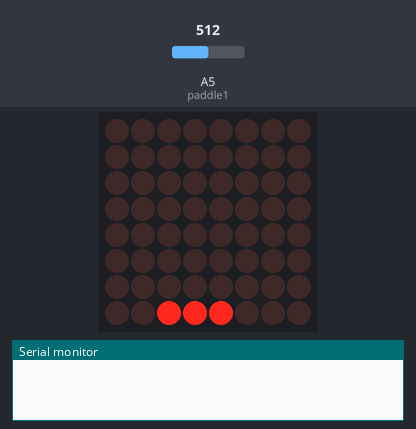
A sketch run on a simulated Arduino Mega 2560, built with avr-gcc and run on an emulated ATmega2560. On the bench: 8×8 LED matrix, the last lines printed to the serial monitor. The inputs (shaded band) are chosen by the test bench; at power-on: A5 (paddle1) = 512. Random numbers use the default seed unless the sketch sets one.

Above: at 0.1 s.
4.2 s: A5 (paddle1) set to 716
At 6.77 s:
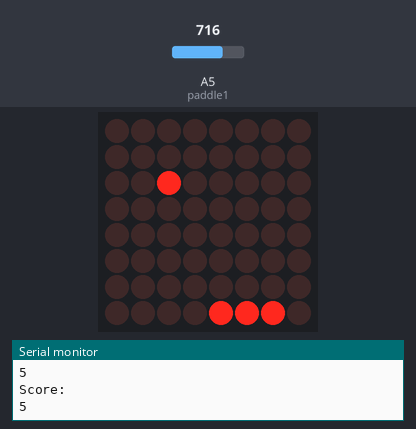
8.1 s: A5 (paddle1) set to 843
10.5 s: A5 (paddle1) set to 870
At 12.1 s:
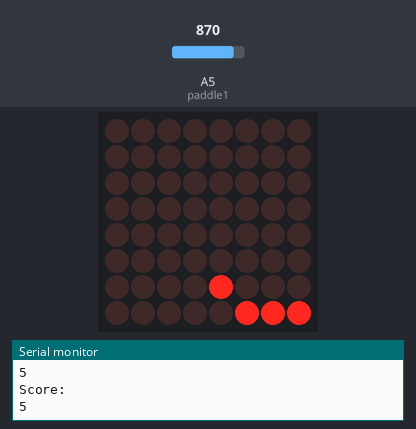
14.1 s: A5 (paddle1) set to 511
At 19.0 s:
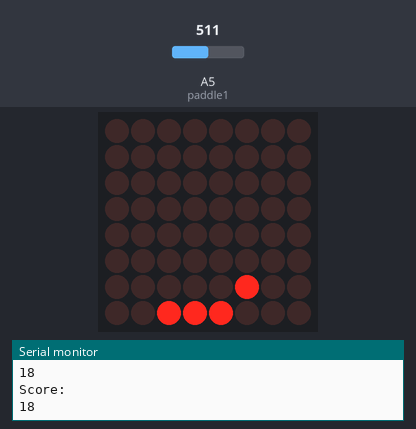
20.9 s: A5 (paddle1) set to 306
At 23.55 s:
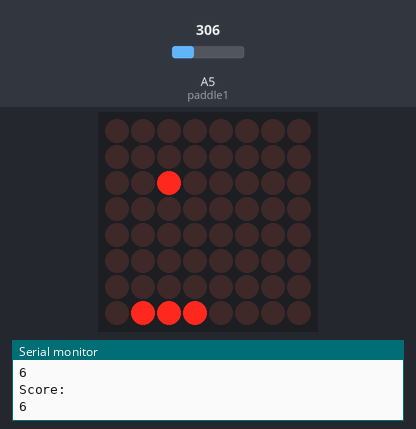
24.8 s: A5 (paddle1) set to 38
27.2 s: A5 (paddle1) set to 33
At 27.39 s:
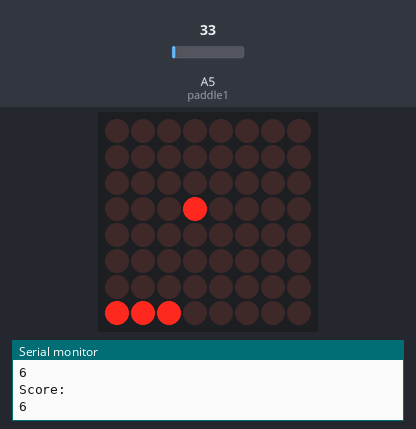

Measured:
- the behaviour switches between 859 and 860 on A5 (paddle1) (found by bisection; images 1 and 2)
- the behaviour switches between 36 and 35 on A5 (paddle1) (found by bisection; images 4 and 5)
- what the display in image 2 shows lasts 1.3 s, from 11.3 s to 12.6 s

The sketch:

PONG.ino
```cpp
#include "LedControl.h"//Include library to control  //the MAX7219 matrix.

LedControl myMatrix = LedControl(37, 35, 39, 1);//Creates a matrix //instance.
/* DIN  -> Arduino Digital 2
   CS   -> Arduino Digital 3
   CLK  -> Arduino Digital 4
   The forth digit indicates that I'm using only 1 MAX7219 module.
 */

// 1.Global variables ---
int column = 1, row = random(8)+1;     //Decides which point the ball must //start.
int directionX = 1, directionY = 1;    //Certificates that the ball go first //from right to left.
int paddle1 = 5, paddle1Val;           //Pin and potentiometer value.
int velocidade = 300;                  //Ball's initial speed.
int counter = 0, mult = 10;
char score[4];             // Variable to convert int counter in char.
// end 1. ---

//2.Initial settings ----

// Variables used for rolling score, both start on 0.
int index = 0;  // Current char to be shown.
int shift = 0; // Quantity of shifting columns.

// Array to store bit map to be shown.
int bitsMap[] = {0,0,0,0,0,0,0,0};
// Vector with power of 2 to calculate what to show.
const int twoPowers[] = {1,2,4,8,16,32,64,128};

int charachter;
#define displayspeed 7 //Score exhibition speed, less is faster.
//End 2. ----

//How numbers must appear on display.
const int zero[]={B00111100,
                  B01000010,
                  B01000010,
                  B01000010,
                  B01000010,
                  B01000010,
                  B00111100,
                  B00000000};
const int one[]={B00001000,
                 B00011000,
                 B00101000,
                 B00001000,
                 B00001000,
                 B00001000,
                 B00111110,
                 B00000000};
const int two[]={B00011000,
            B00100100,
            B00100100,
            B00001000,
            B00010000,
            B00100000,
            B00111100,
            B00000000};
const int three[]={B00111100,
              B01000010,
              B00000010,
              B00111100,
              B00000010,
              B01000010,
              B00111100,
              B00000000};
const int four[]={B00000100,
             B00001100,
             B00010100,
             B00100100,
             B01111111,
             B00000100,
             B00000100,
             B00000000};
const int five[]={B01111110,
             B01000000,
             B01111000,
             B00000100,
             B00000010,
             B00000010,
             B01111100,
             B00000000};
const int six[]={B00111100,
                 B01000000,
                 B01000000,
                 B01111100,
                 B01000010,
                 B01000010,
                 B00111100,
                 B00000000};
const int seven[]={B01111100,
                   B00000100,
                   B00000100,
                   B00011111,
                   B00000100,
                   B00000100,
                   B00000100,
                   B00000000};
const int eight[]={B00111100,
                   B01000010,
                   B01000010,
                   B00111100,
                   B01000010,
                   B01000010,
                   B00111100,
                   B00000000};
const int nine[]={B00111100,
                  B01000010,
                  B01000010,
                  B00111110,
                  B00000010,
                  B00000010,
                  B01111100,
                  B00000000};

void setup()
{
    myMatrix.shutdown(0, false);                 //Habilitate display.
    myMatrix.setIntensity(0, 8);                 //Define medium brightness.
    myMatrix.clearDisplay(0);                    //Clear display.
    randomSeed(analogRead(0));                   //Creates a random seed.
    Serial.begin(9600);                          //To appear score on serial //screen.
}

void loop()
{
    paddle1Val = analogRead(paddle1);
    paddle1Val = map(paddle1Val, 200, 1024, 1, 6);
    column += directionX;
    row += directionY;

    if(column == 6 && directionX == 1 && (paddle1Val == row || paddle1Val+1 == row || paddle1Val+2 == row)) directionX = -1;

    if(column == 0 && directionX == -1) directionX = 1;

    if(row == 7 && directionY == 1 ) directionY = -1;

    if(row == 0 && directionY == -1) directionY = 1;

    if(column == 7){
      oops();
    }
    myMatrix.clearDisplay(0);                    //Clears screens for the //next animation frame.
    myMatrix.setLed(0, column, row, HIGH);
    myMatrix.setLed(0, 7, paddle1Val, HIGH);
    myMatrix.setLed(0, 7, paddle1Val+1, HIGH);
    myMatrix.setLed(0, 7, paddle1Val+2, HIGH);

    if(!(counter % mult)) {velocidade -= 5; mult*mult;}
    delay(velocidade);
    counter++;
}

void oops() //Game over function.
{
    delay(1000);
    if(counter<100){//If score is lower than 100.
      for(int y=0; y<40; y++)
       {
          loadMatrix2();
          drawScreen(bitsMap);
          //What the serial screen must show.
          Serial.println("Game Over");
          Serial.print(counter);
          Serial.println("\n");
          Serial.println("Score:");
          Serial.print(score);
          Serial.println("\n");
       }
      }else{   //If score is higher than 100.
       for(int y=0; y<40; y++)
       {
          loadMatrix();
          drawScreen(bitsMap);
          //What the serial screen must show.
          Serial.println("Game Over");
          Serial.print(counter);
          Serial.println("\n");
          Serial.println("Score:");
          Serial.print(score);
          Serial.println("\n");
       }
       }
       delay(1000);

  counter = 0;  //Reinitiate all values.
  velocidade = 300;
  column = 1;
  row = random(8)+1;
}

void loadMatrix(){ //Load matrix to show 3 digits.
  itoa(counter,score,10); //Functions that convert int in char strings of 10 //base, to be shown at display.
  getChar(score[index]); // Reads current phrase char.
  int currentChar = charachter;
  getChar(score[index+1]); // Reads next char.
  int nextChar = charachter;
  executeMatrix(currentChar, nextChar);
}

void loadMatrix2(){//Load matrix to show 1 or 2 digits.
  itoa(counter,score,10);
  getChar(score[0]); // Reads current phrase char..
  int currentChar = charachter;
  getChar(score[1]); // Reads next char.
  int nextChar = charachter;
  executeMatrix(currentChar, nextChar);
}

// Creates the matrix's bit map.
void executeMatrix(int currentBuffer[], int nextBuffer[]) {
  for(int r=0; r < 8; r++){ // Increments r to r from 0 to 7 (row - line).
    bitsMap[r] = 0;  // Reset line.
    for(int c=0; c < 8; c++){ // Increments c to c from 0 to 7 (column - //coluna).
     bitsMap[r] = bitsMap[r] + ((twoPowers[c] & (currentBuffer[r] << shift))); // Loads current char compensated by shifting.
     bitsMap[r] = bitsMap[r] + (twoPowers[c] & (nextBuffer[r] >> (8 - shift) ));  // Loads the next char compensated by shifting.
    }
  }
  shift++; // Increments the shift variable responsible by one line //shifting.

  if(shift==8){
    shift = 0;
    index++;
    //if(index == sizeof(texto)-2){
    if(index == sizeof(score)-2){
      index=0;
     }
  }            // If shift is equal to 8, load the next char pair. //(currentChar and nextCahr).
}

void  drawScreen(int buffer[]) {
  for (int v = 0; v < displayspeed; v++) {
      for (int i = 0; i < 8; i++) { // linhas
        for (int j = 0; j < 8; j++) { // colunas
          myMatrix.setLed(0, i, j, bitRead(buffer[i], 7 - j));
 //using bitRead()
        }
    }
  }
}

void getChar(char msgChar) {
 switch(msgChar){
  case '0': charachter = zero; break;
  case '1': charachter = one; break;
  case '2': charachter = two; break;
  case '3': charachter = three; break;
  case '4': charachter = four; break;
  case '5': charachter = five; break;
  case '6': charachter = six; break;
  case '7': charachter = seven; break;
  case '8': charachter = eight; break;
  case '9': charachter = nine; break;
  }
}
```
